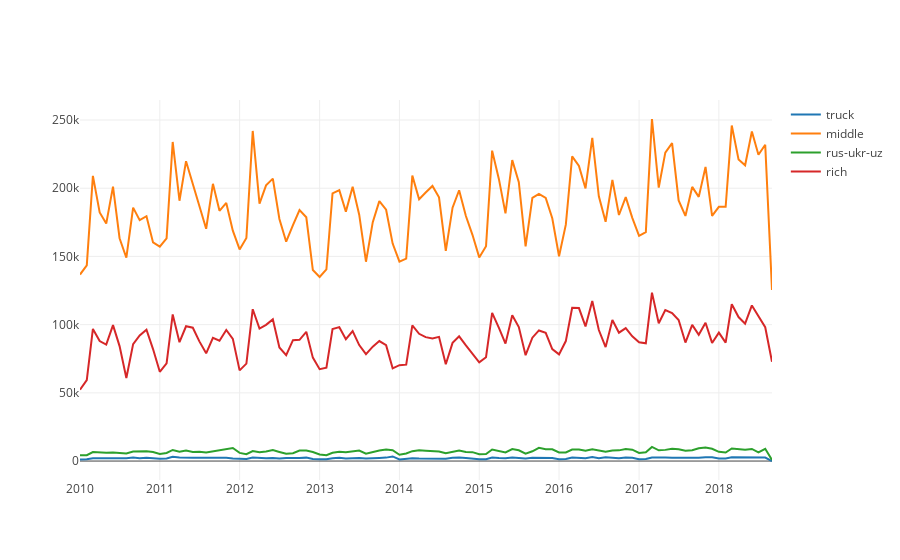

This figure's notebook cell:
### Code cell
draw_lines=pdfType['type'].unique().tolist()
pdfDraw=[pdfType[pdfType['type']== tp] for tp in draw_lines]

offline.iplot([{'x':pdf.index, 'y':pdf['Count'], 'name':pdf['type'][0]} for pdf in pdfDraw])
